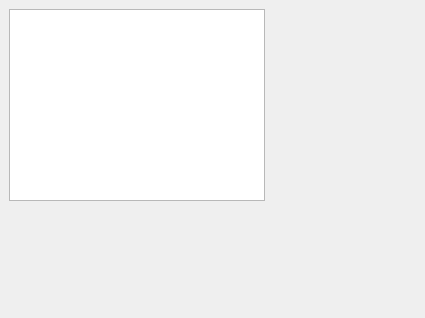
<?xml version="1.0" encoding="UTF-8"?>
<ui version="4.0">
 <class>Widget</class>
 <widget class="QWidget" name="Widget">
  <property name="geometry">
   <rect>
    <x>0</x>
    <y>0</y>
    <width>425</width>
    <height>318</height>
   </rect>
  </property>
  <property name="windowTitle">
   <string>Widget</string>
  </property>
  <widget class="QTextEdit" name="textEdit">
   <property name="geometry">
    <rect>
     <x>9</x>
     <y>9</y>
     <width>256</width>
     <height>192</height>
    </rect>
   </property>
  </widget>
 </widget>
 <resources/>
 <connections/>
</ui>
